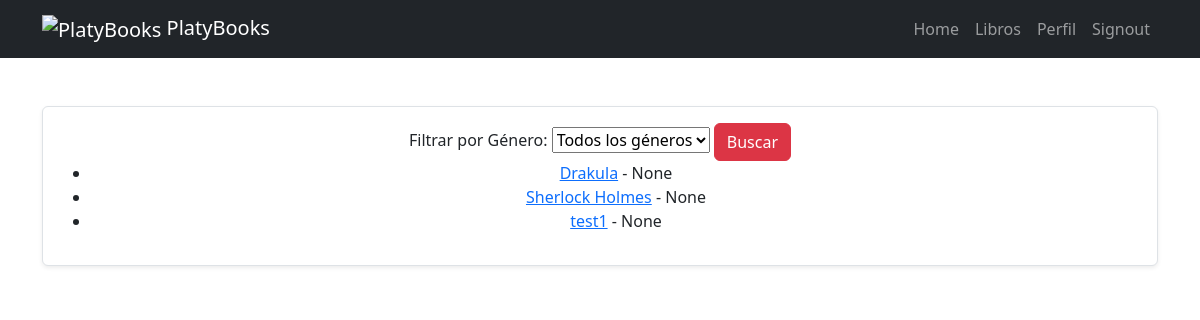
/books/ (signed in), run on the app's committed database.
### tasks/models.py (models this page shows, shortened)
class Book(models.Model):
    title = models.CharField(max_length=200)
    author = models.CharField(max_length=100)
    genre = models.ForeignKey(Genre, on_delete=models.CASCADE, related_name="books")
    subgenre = models.ManyToManyField(Subgenre, related_name='books')
    description = models.TextField()
    publication_date = models.DateField()
    cover_image = models.ImageField(upload_to='covers/', null=True, blank=True)
    def get_subgenres(self):
        return ", ".join([sub.name for sub in self.subgenre.all()])  # Crea una cadena con los nombres de los subgéneros
    get_subgenres.short_description = 'get_subgenres'  # Nombre de la columna en el admin

### tasks/views.py (the view)
# urls.py: path('books/', views.book_list, name='book_list'),
@login_required
def book_list(request):
    genre_id = request.GET.get('genre')
    if genre_id:
        books = Book.objects.filter(genre_id=genre_id)
    else:
        books = Book.objects.all()
    genres = Genre.objects.all()
    return render(request, 'books.html', {'books': books, 'genres': genres})

### tasks/templates/books.html (shortened to what this page needs)
{% extends 'base.html' %}
    {% block content %}
        <main class="container py-5">
            <section class="card card-body border rounded shadow-sm mb-5  text-center">
                <form method="get">
                    <label for="genre">Filtrar por Género:</label>
                    <select name="genre" id="genre">
                        <option value="">Todos los géneros</option>
                    </select>
                    <button type="submit" class="btn btn-danger">
                        Buscar
                    </button>
                </form>
                <ul>
                    {% for book in books %}
                    <li>
                        <a href="{% url 'quiz' book.id %}">{{ book.title }}</a> -
                        {{ book.subgenre.name }}
                    </li>
                    {% empty %}
                    <li>No hay libros disponibles.</li>
                    {% endfor %}
                </ul>
            </section>
        </main>
    {% endblock %}

### data on the page
Book: title "Drakula", subgenre.name "None"
Book: title "Sherlock Holmes", subgenre.name "None"
Book: title "test1", subgenre.name "None"
